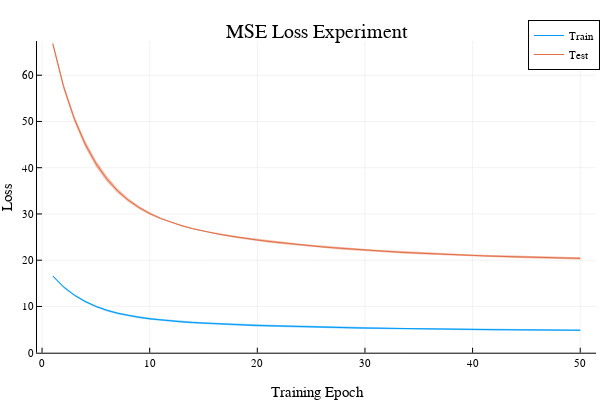

The cell this chart's notebook holds for it:
### Markdown cell above
Well, it looks like things are behaving how we would expect them to (error decreases with more epochs). The variation over cross-validation is lower, which seems weird, but I'll take it. Nothing seems to be working very well. As a last-ditch effort, I will see what happens if we use MSE as the loss metric instead of cross-entropy.

### Code cell
if CONFIG["neural-networks"]["run-experiments"]
    
    run_times["neural-net-training"]["mse-loss-experiment"] = @elapsed begin
        Random.seed!(42)
        
        nn_model = Chain(
            Dense(18 => 15, relu),
            Dense(15 => 11),
            softmax
        )
        
        training_log["neural-net"]["mse-loss-experiment"] = cross_validate_nn(
            nn_model,
            general_training_states,
            general_training_strategies;
            cv_folds=5,
            epochs=50,
            optimizer=Flux.Descent(0.05),
            loss_metric=Flux.mse
        )
                
    end
    save_training_log()
    save_run_times()
end

println("""Run time: $(round(run_times["neural-net-training"]["mse-loss-experiment"]/60,digits=2)) min""")
plot_nn_cv_curves(training_log["neural-net"]["mse-loss-experiment"];title="MSE Loss Experiment")

### Figure 1 — Plotly figure (JSON) as saved in the notebook; plotly's stock layout.template omitted (floating-point values rounded to 4 significant figures)
{"data": [{"colorbar": {"title": ""}, "fill": "tozeroy", "fillcolor": "rgba(0, 154, 250, 0.500)", "legendgroup": "Train", "line": {"color": "rgba(0, 154, 250, 1.000)", "dash": "solid", "shape": "linear", "width": 0}, "mode": "lines", "name": "Train", "showlegend": false, "type": "scatter", "x": [1, 2, 3, 4, 5, 6, 7, 8, 9, 10, 11, 12, 13, 14, 15, 16, 17, 18, 19, 20, 21, 22, 23, 24, 25, 26, 27, 28, 29, 30, 31, 32, 33, 34, 35, 36, 37, 38, 39, 40, 41, 42, 43, 44, 45, 46, 47, 48, 49, 50, 50, 49, 48, 47, 46, 45, 44, 43, 42, 41, 40, 39, 38, 37, 36, 35, 34, 33, 32, 31, 30, 29, 28, 27, 26, 25, 24, 23, 22, 21, 20, 19, 18, 17, 16, 15, 14, 13, 12, 11, 10, 9, 8, 7, 6, 5, 4, 3, 2, 1], "xaxis": "x", "y": [16.41, 14.0, 12.24, 10.88, 9.804, 8.975, 8.334, 7.832, 7.441, 7.129, 6.87, 6.654, 6.47, 6.314, 6.178, 6.059, 5.952, 5.855, 5.765, 5.685, 5.61, 5.541, 5.478, 5.419, 5.365, 5.315, 5.268, 5.224, 5.183, 5.144, 5.108, 5.074, 5.042, 5.012, 4.984, 4.957, 4.932, 4.909, 4.887, 4.866, 4.846, 4.827, 4.809, 4.792, 4.776, 4.761, 4.747, 4.733, 4.721, 4.708, 5.011, 5.024, 5.037, 5.052, 5.067, 5.084, 5.101, 5.12, 5.14, 5.162, 5.185, 5.209, 5.236, 5.264, 5.294, 5.325, 5.36, 5.396, 5.435, 5.476, 5.52, 5.567, 5.616, 5.668, 5.722, 5.781, 5.841, 5.904, 5.969, 6.038, 6.113, 6.194, 6.281, 6.375, 6.479, 6.598, 6.728, 6.88, 7.061, 7.278, 7.54, 7.861, 8.259, 8.758, 9.395, 10.21, 11.27, 12.65, 14.44, 16.74], "yaxis": "y", "zmax": null, "zmin": null}, {"colorbar": {"title": ""}, "fillrange": [[16.41, 14.0, 12.24, 10.88, 9.804, 8.975, 8.334, 7.832, 7.441, 7.129, 6.87, 6.654, 6.47, 6.314, 6.178, 6.059, 5.952, 5.855, 5.765, 5.685, 5.61, 5.541, 5.478, 5.419, 5.365, 5.315, 5.268, 5.224, 5.183, 5.144, 5.108, 5.074, 5.042, 5.012, 4.984, 4.957, 4.932, 4.909, 4.887, 4.866, 4.846, 4.827, 4.809, 4.792, 4.776, 4.761, 4.747, 4.733, 4.721, 4.708], [16.74, 14.44, 12.65, 11.27, 10.21, 9.395, 8.758, 8.259, 7.861, 7.54, 7.278, 7.061, 6.88, 6.728, 6.598, 6.479, 6.375, 6.281, 6.194, 6.113, 6.038, 5.969, 5.904, 5.841, 5.781, 5.722, 5.668, 5.616, 5.567, 5.52, 5.476, 5.435, 5.396, 5.36, 5.325, 5.294, 5.264, 5.236, 5.209, 5.185, 5.162, 5.14, 5.12, 5.101, 5.084, 5.067, 5.052, 5.037, 5.024, 5.011]], "legendgroup": "Train", "line": {"color": "rgba(0, 154, 250, 1.000)", "dash": "solid", "shape": "linear", "width": 1}, "mode": "lines", "name": "Train", "showlegend": true, "type": "scatter", "x": [1, 2, 3, 4, 5, 6, 7, 8, 9, 10, 11, 12, 13, 14, 15, 16, 17, 18, 19, 20, 21, 22, 23, 24, 25, 26, 27, 28, 29, 30, 31, 32, 33, 34, 35, 36, 37, 38, 39, 40, 41, 42, 43, 44, 45, 46, 47, 48, 49, 50], "xaxis": "x", "y": [16.58, 14.22, 12.44, 11.08, 10.01, 9.185, 8.546, 8.045, 7.651, 7.334, 7.074, 6.858, 6.675, 6.521, 6.388, 6.269, 6.164, 6.068, 5.98, 5.899, 5.824, 5.755, 5.691, 5.63, 5.573, 5.519, 5.468, 5.42, 5.375, 5.332, 5.292, 5.254, 5.219, 5.186, 5.155, 5.125, 5.098, 5.072, 5.048, 5.025, 5.004, 4.984, 4.965, 4.947, 4.93, 4.914, 4.899, 4.885, 4.872, 4.86], "yaxis": "y", "zmax": null, "zmin": null}, {"colorbar": {"title": ""}, "fill": "tozeroy", "fillcolor": "rgba(227, 111, 71, 0.500)", "legendgroup": "Test", "line": {"color": "rgba(227, 111, 71, 1.000)", "dash": "solid", "shape": "linear", "width": 0}, "mode": "lines", "name": "Test", "showlegend": false, "type": "scatter", "x": [1, 2, 3, 4, 5, 6, 7, 8, 9, 10, 11, 12, 13, 14, 15, 16, 17, 18, 19, 20, 21, 22, 23, 24, 25, 26, 27, 28, 29, 30, 31, 32, 33, 34, 35, 36, 37, 38, 39, 40, 41, 42, 43, 44, 45, 46, 47, 48, 49, 50, 50, 49, 48, 47, 46, 45, 44, 43, 42, 41, 40, 39, 38, 37, 36, 35, 34, 33, 32, 31, 30, 29, 28, 27, 26, 25, 24, 23, 22, 21, 20, 19, 18, 17, 16, 15, 14, 13, 12, 11, 10, 9, 8, 7, 6, 5, 4, 3, 2, 1], "xaxis": "x", "y": [66.22, 56.9, 49.92, 44.46, 40.27, 37.06, 34.58, 32.63, 31.09, 29.85, 28.84, 28.0, 27.29, 26.68, 26.14, 25.65, 25.21, 24.82, 24.46, 24.13, 23.84, 23.56, 23.31, 23.07, 22.86, 22.65, 22.45, 22.27, 22.1, 21.94, 21.79, 21.65, 21.52, 21.4, 21.28, 21.17, 21.07, 20.97, 20.88, 20.79, 20.71, 20.63, 20.56, 20.49, 20.43, 20.36, 20.31, 20.25, 20.2, 20.15, 20.63, 20.68, 20.73, 20.78, 20.83, 20.89, 20.95, 21.02, 21.09, 21.16, 21.24, 21.33, 21.43, 21.53, 21.63, 21.75, 21.87, 21.99, 22.13, 22.28, 22.43, 22.59, 22.77, 22.95, 23.14, 23.35, 23.57, 23.81, 24.06, 24.32, 24.6, 24.9, 25.23, 25.58, 25.97, 26.42, 26.94, 27.57, 28.33, 29.25, 30.36, 31.71, 33.39, 35.5, 38.18, 41.57, 45.83, 51.17, 58.16, 67.39], "yaxis": "y", "zmax": null, "zmin": null}, {"colorbar": {"title": ""}, "fillrange": [[66.22, 56.9, 49.92, 44.46, 40.27, 37.06, 34.58, 32.63, 31.09, 29.85, 28.84, 28.0, 27.29, 26.68, 26.14, 25.65, 25.21, 24.82, 24.46, 24.13, 23.84, 23.56, 23.31, 23.07, 22.86, 22.65, 22.45, 22.27, 22.1, 21.94, 21.79, 21.65, 21.52, 21.4, 21.28, 21.17, 21.07, 20.97, 20.88, 20.79, 20.71, 20.63, 20.56, 20.49, 20.43, 20.36, 20.31, 20.25, 20.2, 20.15], [67.39, 58.16, 51.17, 45.83, 41.57, 38.18, 35.5, 33.39, 31.71, 30.36, 29.25, 28.33, 27.57, 26.94, 26.42, 25.97, 25.58, 25.23, 24.9, 24.6, 24.32, 24.06, 23.81, 23.57, 23.35, 23.14, 22.95, 22.77, 22.59, 22.43, 22.28, 22.13, 21.99, 21.87, 21.75, 21.63, 21.53, 21.43, 21.33, 21.24, 21.16, 21.09, 21.02, 20.95, 20.89, 20.83, 20.78, 20.73, 20.68, 20.63]], "legendgroup": "Test", "line": {"color": "rgba(227, 111, 71, 1.000)", "dash": "solid", "shape": "linear", "width": 1}, "mode": "lines", "name": "Test", "showlegend": true, "type": "scatter", "x": [1, 2, 3, 4, 5, 6, 7, 8, 9, 10, 11, 12, 13, 14, 15, 16, 17, 18, 19, 20, 21, 22, 23, 24, 25, 26, 27, 28, 29, 30, 31, 32, 33, 34, 35, 36, 37, 38, 39, 40, 41, 42, 43, 44, 45, 46, 47, 48, 49, 50], "xaxis": "x", "y": [66.8, 57.53, 50.55, 45.15, 40.92, 37.62, 35.04, 33.01, 31.4, 30.11, 29.05, 28.17, 27.43, 26.81, 26.28, 25.81, 25.4, 25.02, 24.68, 24.37, 24.08, 23.81, 23.56, 23.32, 23.1, 22.89, 22.7, 22.52, 22.35, 22.19, 22.03, 21.89, 21.76, 21.63, 21.51, 21.4, 21.3, 21.2, 21.11, 21.02, 20.94, 20.86, 20.79, 20.72, 20.66, 20.6, 20.54, 20.49, 20.44, 20.39], "yaxis": "y", "zmax": null, "zmin": null}], "layout": {"annotations": [{"font": {"color": "rgba(0, 0, 0, 1.000)", "family": "sans-serif", "size": 20}, "rotation": 0, "showarrow": false, "text": "MSE Loss Experiment", "x": 0.5275, "xanchor": "center", "xref": "paper", "y": 1, "yanchor": "top", "yref": "paper"}], "height": 400, "legend": {"bgcolor": "rgba(255, 255, 255, 1.000)", "bordercolor": "rgba(0, 0, 0, 1.000)", "borderwidth": 1, "font": {"color": "rgba(0, 0, 0, 1.000)", "family": "sans-serif", "size": 11}, "title": {"font": {"color": "rgba(0, 0, 0, 1.000)", "family": "sans-serif", "size": 15}, "text": ""}, "tracegroupgap": 0, "traceorder": "normal", "x": 1, "xanchor": "auto", "y": 1, "yanchor": "auto"}, "margin": {"b": 20, "l": 0, "r": 0, "t": 20}, "paper_bgcolor": "rgba(255, 255, 255, 1.000)", "plot_bgcolor": "rgba(255, 255, 255, 1.000)", "showlegend": true, "width": 600, "xaxis": {"anchor": "y", "domain": [0.06165, 0.9934], "gridcolor": "rgba(0, 0, 0, 0.100)", "gridwidth": 0.5, "linecolor": "rgba(0, 0, 0, 1.000)", "mirror": false, "range": [-0.47, 51.47], "showgrid": true, "showline": true, "showticklabels": true, "tickangle": 0, "tickcolor": "rgb(0, 0, 0)", "tickfont": {"color": "rgba(0, 0, 0, 1.000)", "family": "sans-serif", "size": 11}, "tickmode": "array", "ticks": "inside", "ticktext": ["0", "10", "20", "30", "40", "50"], "tickvals": [0, 10, 20, 30, 40, 50], "title": "Training Epoch", "titlefont": {"color": "rgba(0, 0, 0, 1.000)", "family": "sans-serif", "size": 15}, "type": "-", "visible": true, "zeroline": false, "zerolinecolor": "rgba(0, 0, 0, 1.000)"}, "yaxis": {"anchor": "x", "domain": [0.07581, 0.9415], "gridcolor": "rgba(0, 0, 0, 0.100)", "gridwidth": 0.5, "linecolor": "rgba(0, 0, 0, 1.000)", "mirror": false, "range": [0, 67.39], "showgrid": true, "showline": true, "showticklabels": true, "tickangle": 0, "tickcolor": "rgb(0, 0, 0)", "tickfont": {"color": "rgba(0, 0, 0, 1.000)", "family": "sans-serif", "size": 11}, "tickmode": "array", "ticks": "inside", "ticktext": ["0", "10", "20", "30", "40", "50", "60"], "tickvals": [0, 10, 20, 30, 40, 50, 60], "title": "Loss", "titlefont": {"color": "rgba(0, 0, 0, 1.000)", "family": "sans-serif", "size": 15}, "type": "-", "visible": true, "zeroline": false, "zerolinecolor": "rgba(0, 0, 0, 1.000)"}}}
